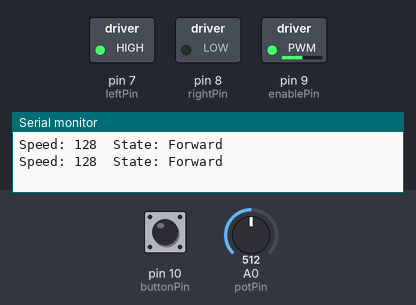
Simulated run of this sketch. Board: Arduino Uno, built with avr-gcc and run on an emulated ATmega328P. Parts: switched loads named in the sketch (green lamp = pin HIGH), the last lines printed to the serial monitor. The test bench sets the inputs (shaded band); at power-on: pin 10 (buttonPin) HIGH, A0 (potPin) = 512.

Above: at 1.8 s.
1.9 s: pin 10 (buttonPin) pulled LOW for 1.2 s
At 2.4 s:
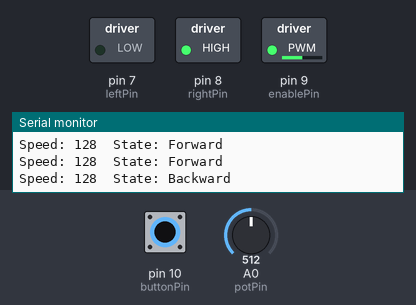
5.5 s: A0 (potPin) set to 716
At 6.7 s:
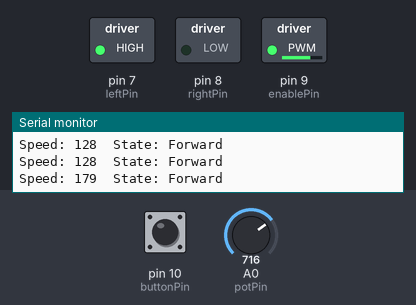
7.5 s: A0 (potPin) set to 900
At 8.3 s:
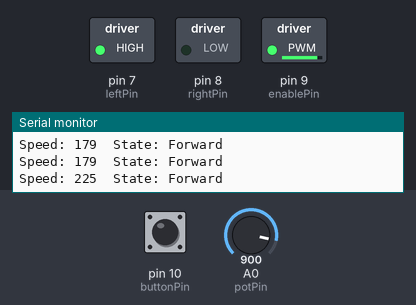
9.5 s: pin 10 (buttonPin) pulled LOW for 1.2 s
At 10.8 s:
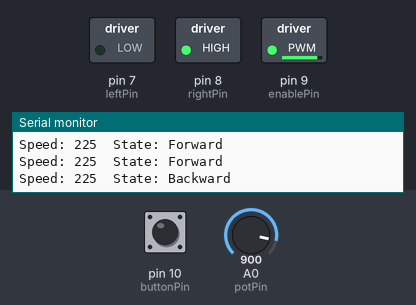
12.5 s: A0 (potPin) set to 122
At 13.4 s:
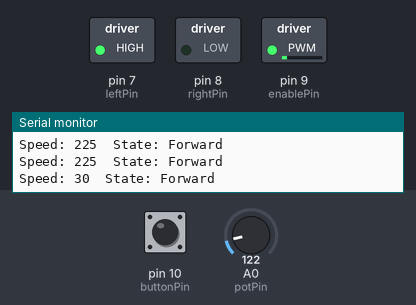
14.5 s: pin 10 (buttonPin) pulled LOW for 3.2 s
At 16.2 s:
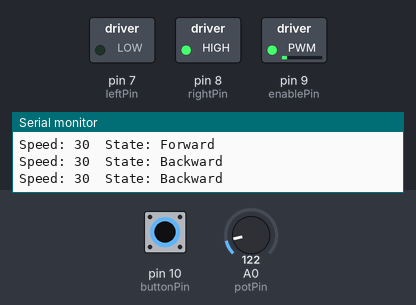
Timing chart, 0 to 19.5 s (numbered marks = the images above; inputs shaded):
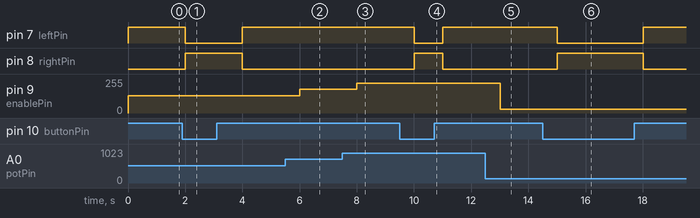

Measured:
- after the input at 1.9 s, pin 7 (leftPin): HIGH → LOW after 0.10 s, → HIGH 2.0 s later; pin 8 (rightPin): LOW → HIGH after 0.10 s, → LOW 2.0 s later
- after the input at 5.5 s, pin 9 (enablePin): 128/255 → 179/255 after 0.50 s
- after the input at 7.5 s, pin 9 (enablePin): 179/255 → 225/255 after 0.51 s
- after the input at 9.5 s, pin 7 (leftPin): HIGH → LOW after 0.51 s, → HIGH 1.0 s later; pin 8 (rightPin): LOW → HIGH after 0.51 s, → LOW 1.0 s later
- after the input at 12.5 s, pin 9 (enablePin): 225/255 → 30/255 after 0.51 s
- after the input at 14.5 s, pin 7 (leftPin): HIGH → LOW after 0.51 s, → HIGH 3.0 s later; pin 8 (rightPin): LOW → HIGH after 0.51 s, → LOW 3.0 s later

The sketch:

motor_speed_controller.ino
```cpp
/*
  DC Motor Speed Controller

  This program allows the user to control the speed and direction of a DC Motor With a Potentiometer and Push-button

  L293D Motor Driver Connections
  EN1 - Arduino 5V
  IN1 - Arduino Pin 7
  OUT1 - Motor Left Pin
  GND - Arduino GND
  GND - Arduino GND
  OUT2 - Motor Right Pin
  IN2 - Arduino Pin 8
  Vs (Power Supply for Motor) - Vss (In this case, Arduino 5V)
  EN2 - NC
  IN3 - NC
  OUT3 - NC
  GND - Arduino GND
  GND - Arduino GND
  OUT4 - NC
  IN4 - NC
  Vss (Power Supply for IC) - Arduino 5V

  Potentiometer Connections
  Pin 1 - GND
  Pin 2 - Arduino Pin A0
  Pin 3 - VCC

  Push-button Connections
  Pin 1 - GND
  Pin 2 - Arduino Pin 10

  The circuit:
  1 L293D Motor Driver
  1 DC Motor
  1 10 KOhm Potentiometer
  1 Push-button

  Created 29/3/19
  By Miguel Osuna
  Modified: -/-/-
  By: -----------
*/

const int leftPin = 7;
const int rightPin = 8;
const int enablePin = 9; // PWM Pin to control motor speed

const int potPin = A0;
const int buttonPin = 10;

void setup()
{
    pinMode(leftPin, OUTPUT);
    pinMode(rightPin, OUTPUT);
    pinMode(enablePin, OUTPUT);
    pinMode(potPin, INPUT);
    pinMode(buttonPin, INPUT_PULLUP);

    Serial.begin(9600);
    stopMotor();
}

void loop()
{
    int motorSpeed = analogRead(potPin);
    motorSpeed = map(motorSpeed, 0, 1024, 0, 256);

    int buttonState = digitalRead(buttonPin);

    Serial.print("Speed: ");
    Serial.print(motorSpeed);
    Serial.print("  ");
    Serial.print("State: ");

    if(buttonState)
    {
        Serial.println("Forward");
        stopMotor();
        forward(motorSpeed);
        delay(1000);
    }

    else if(!buttonState)
    {
        Serial.println("Backward");
        stopMotor();
        backward(motorSpeed);
        delay(1000);
    }
}

void forward(int motorSpeed)
{
    analogWrite(enablePin, motorSpeed);
    digitalWrite(leftPin, HIGH);
    digitalWrite(rightPin, LOW);
}

void backward(int motorSpeed)
{
    analogWrite(enablePin, motorSpeed);
    digitalWrite(leftPin, LOW);
    digitalWrite(rightPin, HIGH);
}

void stopMotor()
{
    digitalWrite(leftPin, LOW);
    digitalWrite(rightPin, LOW);
}
```
